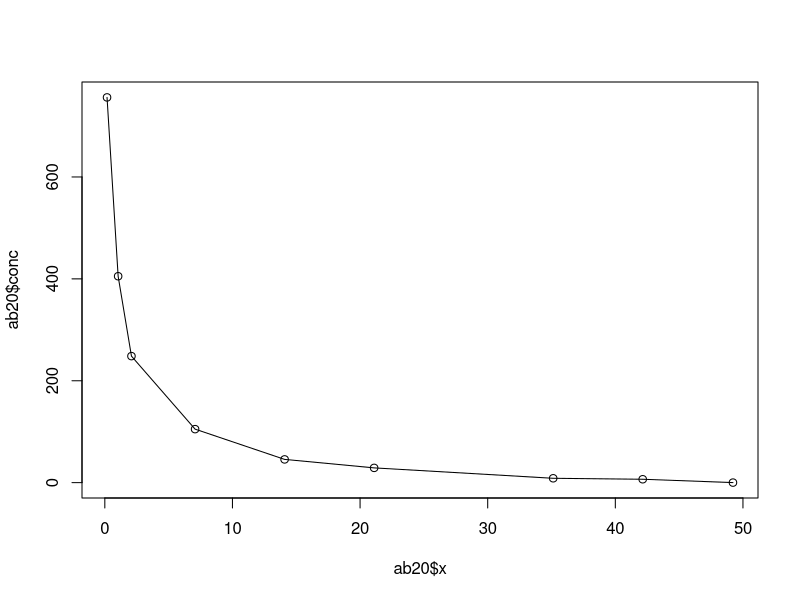
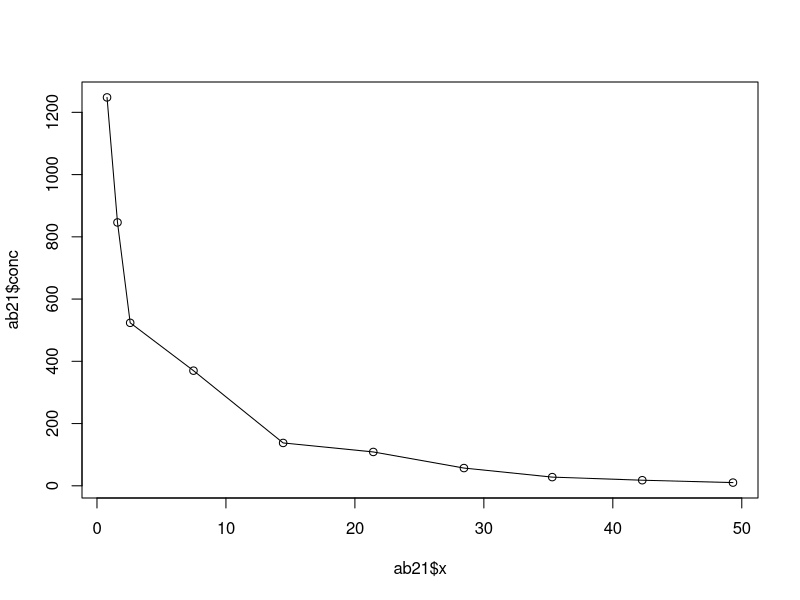
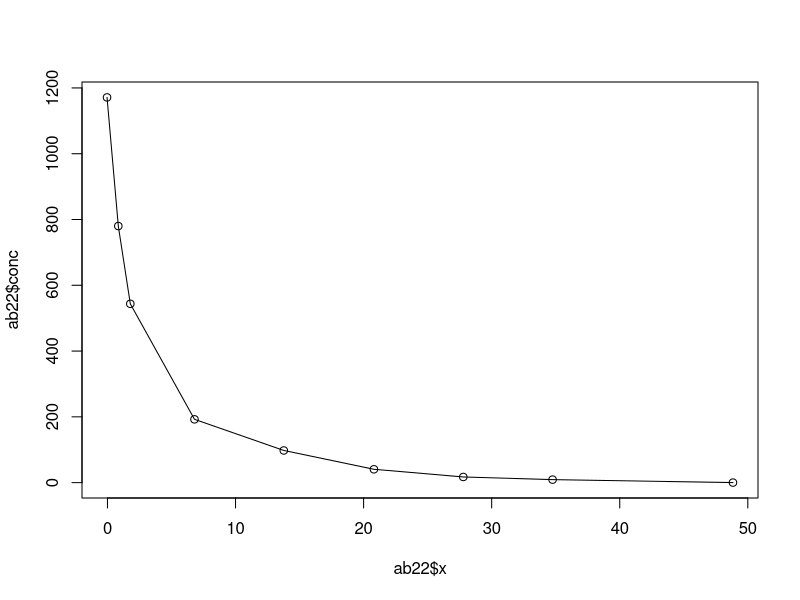
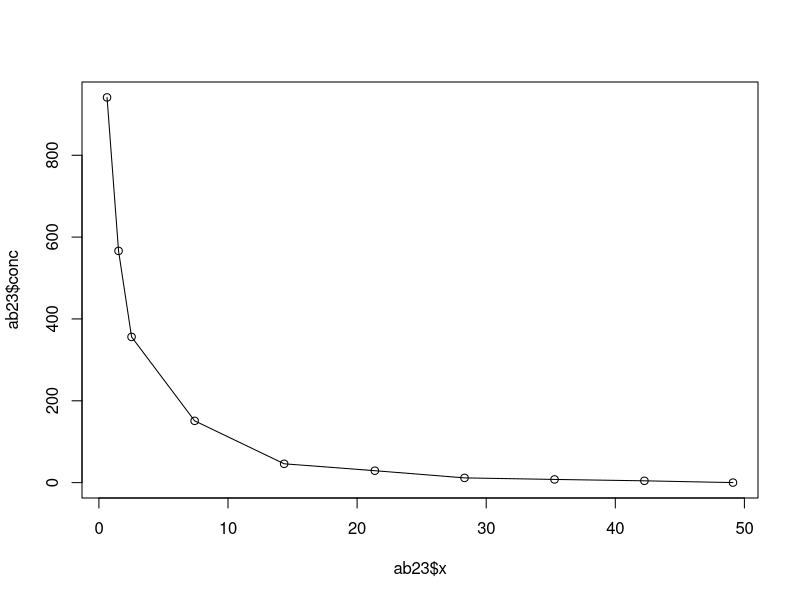
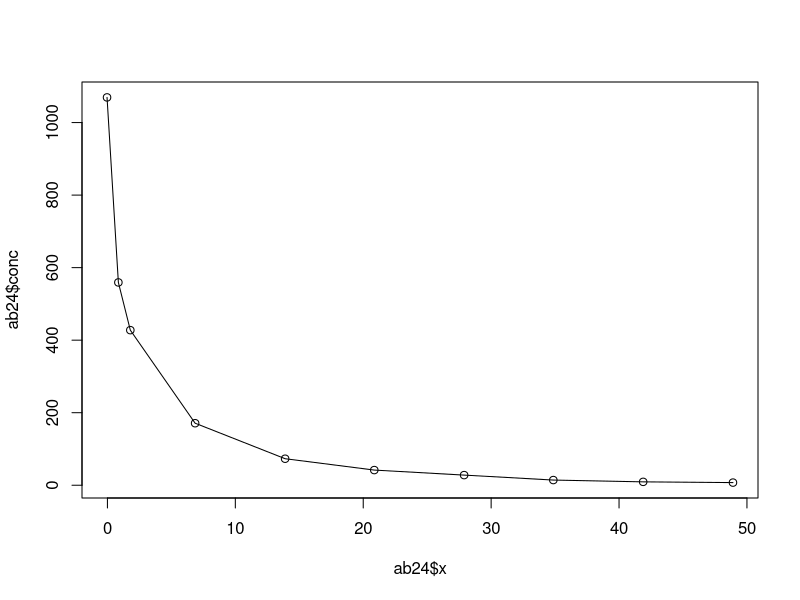
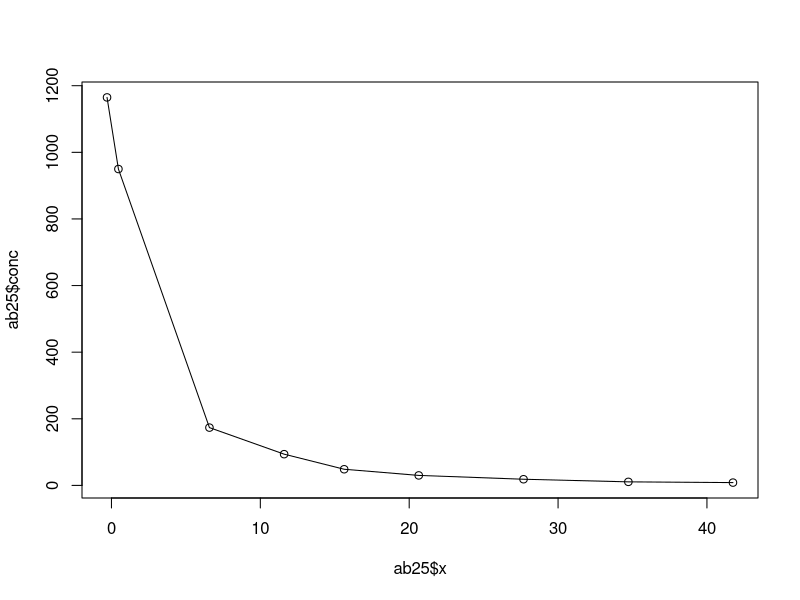
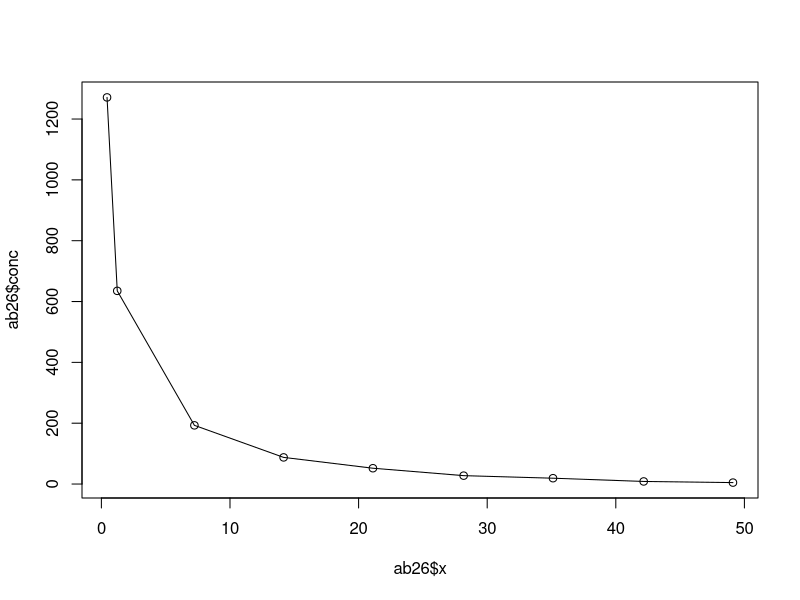
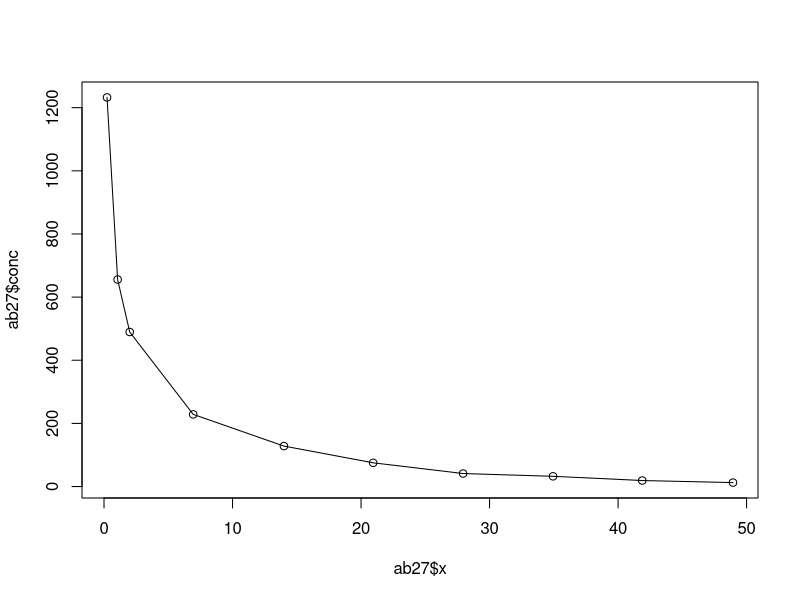

Write the R code that produced these figures, in order.
#this file fits biphasic exponential decays to the patients' antibody decay data
#install.packages("minpack.lm")
library(minpack.lm)

#inputs antibody data for each patient
get20 = function(){
  x = c(0.17391304347826164, 1.0434782608695592, 2.086956521739129, 7.0724637681159415, 
          14.086956521739129, 21.101449275362317, 35.13043478260869, 42.144927536231876, 
          49.217391304347814)
  conc = c(10^2.878626706064444, 10^2.607626283945406, 10^2.395047136625862, 10^2.021246658224286,
           10^1.6591248065287747, 10^1.4620514985225834, 10^0.931982552413114, 10^0.8222878851836217,
           10^-1.0155058393133531)
  ab20 = data.frame(x, conc)
  plot(ab20$x, ab20$conc, type='o')
  return(ab20)
}
get21 = function(){
  x = c(0.7802814418754558, 1.591116072740057, 2.575281294985132, 7.48318105702279,
          14.435206674696644, 21.426011339933574, 28.455007491406896, 35.30244719292575, 
          42.28267575428185, 49.316372396368855)
  conc = c(10^3.096213167249328, 10^2.9274949322835537, 10^2.7190869296982836, 10^2.568142424865592,
             10^2.138958253767734, 10^2.036487558388904, 10^1.7557801345515416, 10^1.4454596198478198,
             10^1.2538852492728916, 10^1.0127794588560164)
  ab21 = data.frame(x, conc)
  plot(ab21$x, ab21$conc, type='o')
  return(ab21)
}
get22 = function(){
  x = c(-0.03296391020175804, 0.846831486217674, 1.7834612105711898, 6.795112247797675, 
          13.768684285308325, 20.80534242682581, 27.783461210571183, 34.75589656152317, 
          48.84114805342428)
  conc = c(10^3.068627450980393, 10^2.8921568627450984, 10^2.7352941176470593, 10^2.2843137254901964,
             10^1.990196078431373, 10^1.607843137254902, 10^1.2352941176470589, 10^0.9607843137254903,
             10^-1.0098039215686274)
  ab22 = data.frame(x, conc)
  plot(ab22$x, ab22$conc, type='o')
  return(ab22)
}
get23 = function(){
  x = c(0.630407229845158, 1.5220146580702085, 2.530445803714116, 7.416101835014057, 
          14.34837714222736, 21.374331845484104, 28.319832479197668, 35.29178376591173, 
          42.25491816829229, 49.11335206921255)
  conc = c(10^2.9737697691078413, 10^2.753044580371411, 10^2.551606326114509, 10^2.1789551992064804,
             10^1.6630572546426405, 10^1.464512040557668, 10^1.0640050697084922, 10^0.8942800462886433,
             10^0.647627707059018, 10^-1.012536507411693)
  ab23 = data.frame(x, conc)
  plot(ab23$x, ab23$conc, type='o')
  return(ab23)
}
get24 = function(){
  x = c(-0.030392570704911748, 0.8554945828057079, 1.7897847192908678, 6.856338820880843, 
          13.89221893907417, 20.86281131279022, 27.887434923315055, 34.860841423948216, 
          41.88602785985648, 48.90671169269734)
  conc = c(10^3.0291262135922334, 10^2.7475728155339807, 10^2.6310679611650487, 10^2.2330097087378644,
             10^1.8640776699029127, 10^1.621359223300971, 10^1.4466019417475726, 10^1.155339805825243,
             10^0.970873786407767, 10^0.8640776699029122)
  ab24 = data.frame(x, conc)
  plot(ab24$x, ab24$conc, type='o')
  return(ab24)
}
get25 = function(){
  x = c(-0.2966920541093927, 0.46720472888480913, 6.581789246333948, 11.598272138228921, 
          15.631465272251873, 20.641127657155828, 27.67989087188812, 34.722064340115935, 
          41.748323292031344)
  conc = c(10^3.0662725929294115, 10^2.9776628396044145, 10^2.239371376605664, 10^1.9722064340115977,
             10^1.6859156530635473, 10^1.477577583267025, 10^1.2682448562009792, 10^1.029498692736162,
             10^0.9280152324656146)
  ab25 = data.frame(x, conc)
  plot(ab25$x, ab25$conc, type='o')
  return(ab25)
}
get26 = function(){
  x= c(0.43955425484015365, 1.2336785231877485, 7.232665466006299, 14.169293111211157, 
          21.112674470959018, 28.1691805493021, 35.11650157586671, 42.16850517784779, 
          49.11019810895991)
  conc = c(10^3.104176046825753, 10^2.8028196758217008, 10^2.2853444394416917, 10^1.9421713192255732,
             10^1.7154997748761809, 10^1.4402296262944612, 10^1.2815173345339925, 10^0.92857946870779,
             10^0.6727825303917143)
  ab26 = data.frame(x, conc)
  plot(ab26$x, ab26$conc, type='o')
  return(ab26)
}
get27 = function(){
  x = c(0.2352941176470651, 1.058823529411768, 2.000000000000007, 6.941176470588239, 
          14, 20.941176470588232, 27.94117647058824, 34.94117647058823, 
          41.882352941176464, 48.94117647058823)
  conc = c(10^3.090801614763553, 10^2.8166955017301043, 10^2.689705882352942, 10^2.3587946943483282,
             10^2.107352941176471, 10^1.8754613610149944, 10^1.6141868512110729, 10^1.5097750865051904,
             10^1.2778835063437137, 10^1.0950692041522485)
  ab27 = data.frame(x, conc)
  plot(ab27$x, ab27$conc, type='o')
  return(ab27)
}

#create the data sets
ab20 = get20()
ab21 = get21()
ab22 = get22()
ab23 = get23()
ab24 = get24()
ab25 = get25()
ab26 = get26()
ab27 = get27()

#this function takes in a data set with concentration over time and the patient number
#it returns a biphasic fit for the data and graphs it
getfit = function(ab, n){
  decay = nlsLM(data=ab, ab$conc ~ a*exp(r1*(ab$x)) + 
                    a*b*exp(r2*(ab$x)), start=c(r1=-.5, r2=0, a=1000, b=200))
  plot(ab$x, ab$conc, xlab="days after VRC01 infusion", ylab="Ab concentration")
  title(paste("#",n))
  modtime = seq(ab$x[1],ab$x[length(ab$x)], .01)
  r1 = coef(decay)[1]
  r2 = coef(decay)[2]
  a = coef(decay)[3]
  b = coef(decay)[4]
  moddecay = a*exp(r1*(modtime)) + a*b*exp(r2*(modtime))
  lines(modtime, moddecay, type='l', col="red")
  return(decay)
}

#fitting each patient's ab data
par(mfrow=c(2,2))
decay20 = getfit(ab20, 20)
decay21 = getfit(ab21, 21)
decay22 = getfit(ab22, 22)
decay23 = getfit(ab23, 23)
decay24 = getfit(ab24, 24)
decay25 = getfit(ab25, 25)
decay26 = getfit(ab26, 26)
decay27 = getfit(ab27, 27)

#this compiles all of the parameters and calculates the average values
r1s = c(coef(decay20)[1], coef(decay21)[1], coef(decay22)[1], coef(decay23)[1],
        coef(decay24)[1], coef(decay25)[1], coef(decay26)[1], coef(decay27)[1]) 
r2s = c(coef(decay20)[2], coef(decay21)[2], coef(decay22)[2], coef(decay23)[2],
        coef(decay24)[2], coef(decay25)[2], coef(decay26)[2], coef(decay27)[2])
as = c(coef(decay20)[3], coef(decay21)[3], coef(decay22)[3], coef(decay23)[3],
       coef(decay24)[3], coef(decay25)[3], coef(decay26)[3], coef(decay27)[3])
bs = c(coef(decay20)[4], coef(decay21)[4], coef(decay22)[4], coef(decay23)[4],
       coef(decay24)[4], coef(decay25)[4], coef(decay26)[4], coef(decay27)[4])
r1ave = mean(r1s)
r2ave = mean(r2s)
aave = mean(as)
bave = mean(bs)
